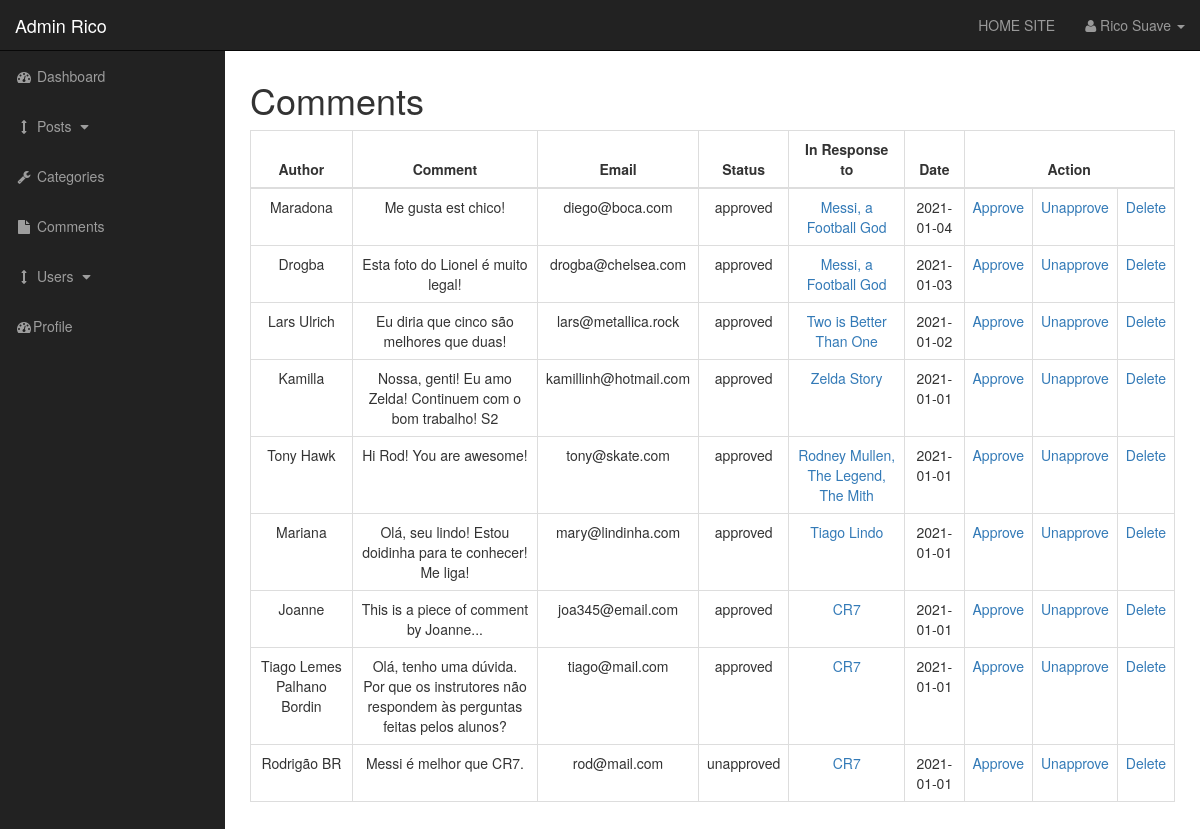
/cms/admin/comments.php (signed in), run on the app's committed database.
### tables this page shows
CREATE TABLE `comments` (
  `comment_id` int(3) NOT NULL,
  `comment_post_id` int(3) NOT NULL,
  `comment_author` varchar(255) NOT NULL,
  `comment_email` varchar(255) NOT NULL,
  `comment_content` text NOT NULL,
  `comment_status` varchar(255) NOT NULL,
  `comment_date` date NOT NULL
);

CREATE TABLE `posts` (
  `post_id` int(3) NOT NULL,
  `post_category_id` int(3) NOT NULL,
  `post_title` varchar(255) NOT NULL,
  `post_author` varchar(255) NOT NULL,
  `post_date` date NOT NULL,
  `post_image` text NOT NULL,
  `post_content` text NOT NULL,
  `post_tags` varchar(255) NOT NULL,
  `post_comment_count` int(11) NOT NULL DEFAULT '0',
  `post_status` varchar(255) NOT NULL DEFAULT 'draft'
);

### cms/admin/includes/view_all_comments.php (the view, shortened to what this page needs)
<table class="table table-bordered table-hover text-center" >
  <thead>
    <tr>
      <th style="text-align: center !important;">Author</th>
      <th style="text-align: center !important;">Comment</th>
      <th style="text-align: center !important;">Email</th>
      <th style="text-align: center !important;">Status</th>
      <th style="text-align: center !important;">In Response to</th>
      <th style="text-align: center !important;">Date</th>
      <th style="text-align: center !important;" colspan="3">Action</th>
    </tr>
  </thead>
  <tbody>
    <?php
      $query = "SELECT * FROM comments ORDER BY comment_id DESC;";
      $select_comments = mysqli_query($connection, $query);
      while ($row = mysqli_fetch_assoc($select_comments)) {
      	$comment_post_id = $row['comment_post_id'];
      	$comment_id = $row['comment_id'];
        ?>
        <tr>
          <td><?= utf8_encode($row['comment_author']) ?></td>
          <td><?= utf8_encode($row['comment_content']) ?></td>
          <td><?= $row['comment_email'] ?></td>
          <td><?= $row['comment_status'] ?></td>
          <?php
          	$query_2 = "SELECT * FROM posts WHERE post_id = $comment_post_id;";
          	$select_post_title = mysqli_query($connection, $query_2);
          	while ($row_2 = mysqli_fetch_assoc($select_post_title)) {
          		$post_title = $row_2['post_title'];
          		$post_id = $row_2['post_id'];
          	}
          ?>
          <td><a href="../post.php?p_id=<?= $post_id; ?>"><?= $post_title; ?></a></td>
          <td><?= utf8_encode($row['comment_date']) ?></td>
          <td><a href="comments.php?approve=<?= $comment_id ?>">Approve</a></td>
          <td><a href="comments.php?unapprove=<?= $comment_id ?>">Unapprove</a></td>
          <td><a href="comments.php?delete=<?= $comment_id ?>">Delete</a></td>
        </tr>
        <?php
      }
		?>
  </tbody>
</table>

### cms/admin/css/sb-admin.css (style rules this page uses)
body { margin-top: 100px; background-color: #222; }
@media (min-width:768px) { body { margin-top: 50px; } }

### data on the page
comments: comment_author "Maradona", comment_content "Me gusta est chico!", comment_email "diego@boca.com", comment_status "approved", posts.post_title "Messi, a Football God", comment_date "2021-01-04"
comments: comment_author "Drogba", comment_content "Esta foto do Lionel é muito legal!", comment_email "drogba@chelsea.com", comment_status "approved", posts.post_title "Messi, a Football God", comment_date "2021-01-03"
comments: comment_author "Lars Ulrich", comment_content "Eu diria que cinco são melhores que duas!", comment_email "lars@metallica.rock", comment_status "approved", posts.post_title "Two is Better Than One", comment_date "2021-01-02"
comments: comment_author "Kamilla", comment_content "Nossa, genti! Eu amo Zelda! Continuem com o bom trabalho! S2", comment_email "kamillinh@hotmail.com", comment_status "approved", posts.post_title "Zelda Story", comment_date "2021-01-01"
comments: comment_author "Tony Hawk", comment_content "Hi Rod! You are awesome!", comment_email "tony@skate.com", comment_status "approved", posts.post_title "Rodney Mullen, The Legend, The Mith", comment_date "2021-01-01"
comments: comment_author "Mariana", comment_content "Olá, seu lindo! Estou doidinha para te conhecer! Me liga!", comment_email "mary@lindinha.com", comment_status "approved", posts.post_title "Tiago Lindo", comment_date "2021-01-01"
comments: comment_author "Joanne", comment_content "This is a piece of comment by Joanne...", comment_email "joa345@email.com", comment_status "approved", posts.post_title "CR7", comment_date "2021-01-01"
comments: comment_author "Tiago Lemes Palhano Bordin", comment_content "Olá, tenho uma dúvida. Por que os instrutores não respondem às perguntas feitas pelos alunos?", comment_email "tiago@mail.com", comment_status "approved", posts.post_title "CR7", comment_date "2021-01-01"
comments: comment_author "Rodrigão BR", comment_content "Messi é melhor que CR7.", comment_email "rod@mail.com", comment_status "unapproved", posts.post_title "CR7", comment_date "2021-01-01"

### other printed values
$_SESSION['first_name'] "Rico"
$_SESSION['last_name'] "Suave"
